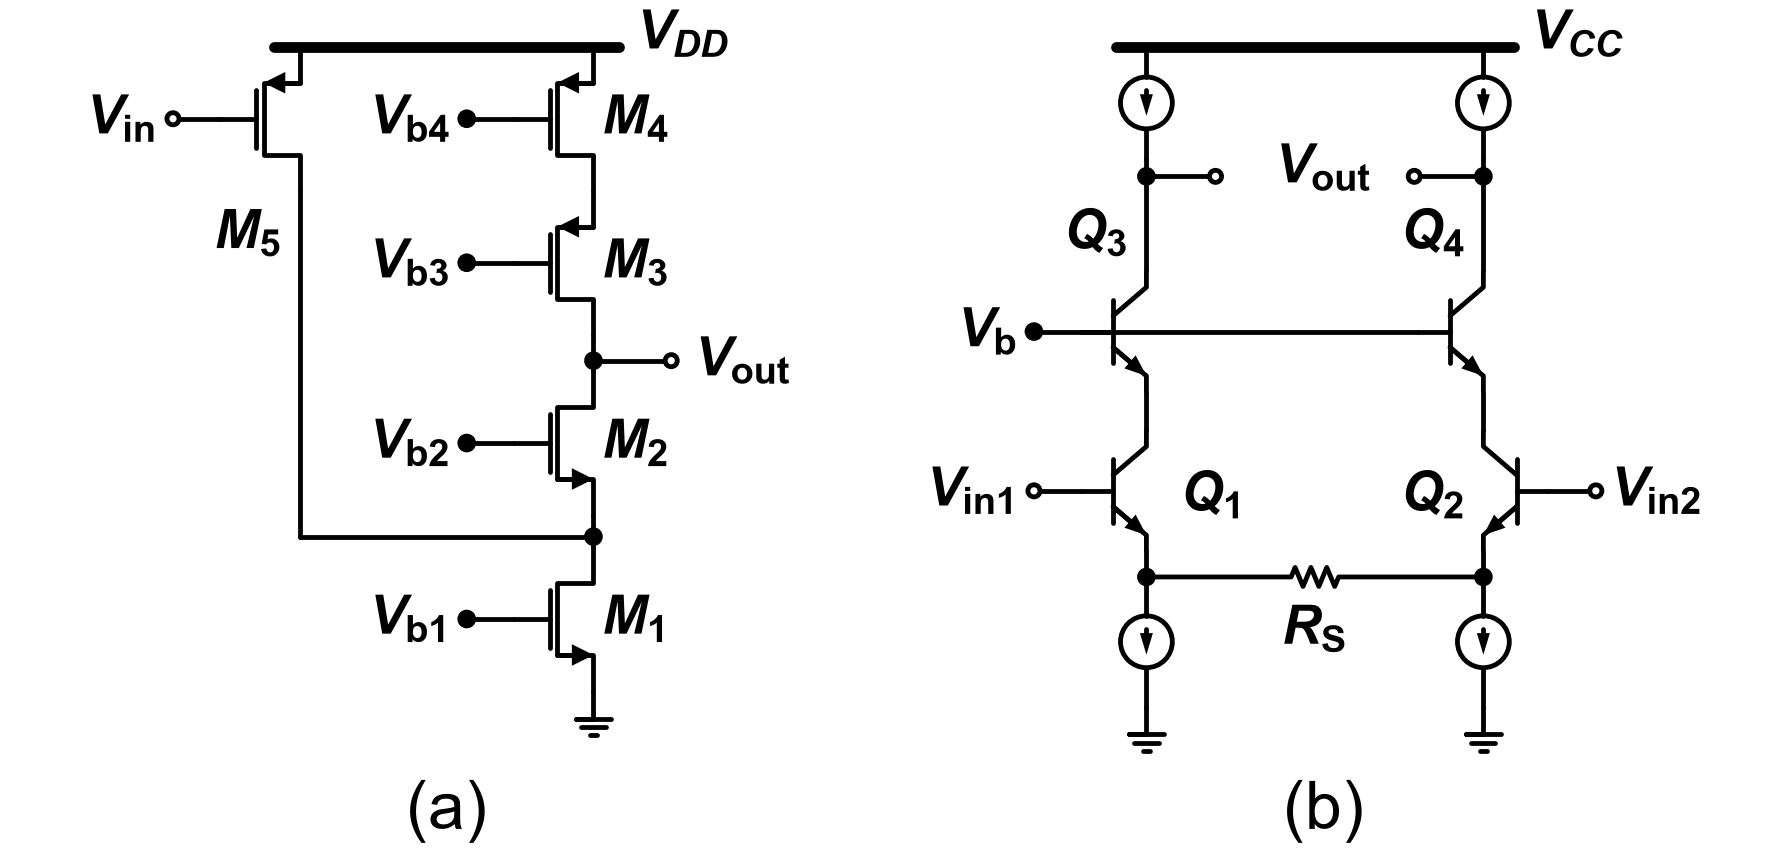

The Python source for this figure:
"""2019-1 중간 Q1 — 기준: Q1.md '회로 — Fig Q1(a)', '회로 — Fig Q1(b)'."""
import schemdraw.elements as elm
from schem_style import OPEN_R, Resistor, caption, dot, gate_terminal, new_drawing, nmos, pmos, rail

L = 0.12        # 소자 사이 짧은 배선
GAP = 0.2       # 소자 라벨과 기호 사이 간격
RAIL_Y = 8.6    # 두 패널 레일 높이
CAP_Y = -0.35   # 캡션 높이


def bjt(d, cls, at, anchor, mirror=False):
    """베이스 왼쪽(mirror면 오른쪽). npn은 컬렉터 위."""
    e = cls().right()
    if mirror:
        e = e.reverse()
    return d.add(e.anchor(anchor).at(at))


def tag(d, xy, text, halign, valign="center"):
    d.add(elm.Label().right().at(xy).label(text, halign=halign, valign=valign))


def panel_a(d, x0):
    x5, xs = x0, x0 + 3.4          # M5 줄, 오른쪽 세로줄
    rail(d, (x5 - 0.3, RAIL_Y), (xs + 0.3, RAIL_Y))
    tag(d, (xs + 0.4, RAIL_Y + 0.05), r"$V_{DD}$", "left")
    # M5: 왼쪽 위 pmos, 소스가 레일
    m5 = pmos(d, at=(x5, RAIL_Y), anchor="source")
    gate_terminal(d, m5.gate, r"$V_\mathrm{in}$", open_=True)
    tag(d, (x5 - 0.3, m5.drain.y - 0.3), r"$M_\mathrm{5}$", "right", "top")
    # 오른쪽 세로줄 위→아래: M4, M3, Vout 접속점, M2, n1 접속점, M1, 접지
    m4 = pmos(d, at=(xs, RAIL_Y), anchor="source", label=r"$M_\mathrm{4}$")
    gate_terminal(d, m4.gate, r"$V_\mathrm{b4}$")
    m3 = pmos(d, at=m4.drain, anchor="source", label=r"$M_\mathrm{3}$")
    gate_terminal(d, m3.gate, r"$V_\mathrm{b3}$")
    d.add(elm.Line().down().at(m3.drain).length(0.3)); vout = dot(d)
    d.add(elm.Line().right().at(vout.center).length(0.9))
    d.add(elm.Dot(open=True, radius=OPEN_R).label(r"$V_\mathrm{out}$", "right", ofst=GAP))
    d.add(elm.Line().down().at(vout.center).length(L))
    m2 = nmos(d, at=d.here, anchor="drain", label=r"$M_\mathrm{2}$")
    gate_terminal(d, m2.gate, r"$V_\mathrm{b2}$")
    d.add(elm.Line().down().at(m2.source).length(0.25)); n1 = dot(d)
    d.add(elm.Line().down().at(n1.center).length(L))
    m1 = nmos(d, at=d.here, anchor="drain", label=r"$M_\mathrm{1}$")
    gate_terminal(d, m1.gate, r"$V_\mathrm{b1}$")
    d.add(elm.Ground().at(m1.source).scale(0.8))
    # M5 드레인 → n1 높이 → 오른쪽 n1 접속점
    d.add(elm.Line().down().at(m5.drain).toy(n1.center.y))
    d.add(elm.Line().right().tox(xs))
    caption(d, (x0 + 1.6, CAP_Y), "(a)")


def half_b(d, x, left):
    """(b) 한쪽 세로줄 위→아래: 전류원, 출력 접속점, Q3/Q4, Q1/Q2, 이미터 접속점, 전류원, 접지."""
    top = d.add(elm.SourceI().down().at((x, RAIL_Y)).length(1.3).scale(0.6))
    d.add(elm.Line().down().at(top.end).length(0.2)); out = dot(d)
    d.add(elm.Line().down().at(out.center).length(1.1))
    qc = bjt(d, elm.BjtNpn, d.here, "collector")
    d.add(elm.Line().down().at(qc.emitter).length(0.45))
    qi = bjt(d, elm.BjtNpn, d.here, "collector", mirror=not left)
    d.add(elm.Line().down().at(qi.emitter).length(0.3)); ne = dot(d)
    bot = d.add(elm.SourceI().down().at(ne.center).length(1.5).scale(0.6))
    d.add(elm.Ground().at(bot.end).scale(0.8))
    return out, qc, qi, ne


def panel_b(d, x0):
    xl, xr = x0, x0 + 3.9
    xm = (xl + xr) / 2
    rail(d, (xl - 0.35, RAIL_Y), (xr + 0.35, RAIL_Y))
    tag(d, (xr + 0.45, RAIL_Y + 0.05), r"$V_{CC}$", "left")
    out1, q3, q1, n3 = half_b(d, xl, True)
    out2, q4, q2, n4 = half_b(d, xr, False)
    # 출력: 두 원이 가운데에서 마주 보고 그 사이에 V_out
    d.add(elm.Line().right().at(out1.center).length(0.8)); dot(d, open_=True)
    d.add(elm.Line().left().at(out2.center).length(0.8)); dot(d, open_=True)
    tag(d, (xm, out1.center.y), r"$V_\mathrm{out}$", "center")
    # V_b → Q3 베이스, 같은 높이로 Q3 막대를 지나 Q4 베이스 (베이스 공통선)
    gate_terminal(d, q3.base, r"$V_\mathrm{b}$")
    d.add(elm.Line().at(q3.base).to(q4.base))
    tag(d, (xl - 0.3, q3.collector.y + 0.05), r"$Q_\mathrm{3}$", "right", "bottom")
    tag(d, (xr - 0.3, q4.collector.y + 0.05), r"$Q_\mathrm{4}$", "right", "bottom")
    tag(d, (xl + 0.3, q1.center.y - 0.15), r"$Q_\mathrm{1}$", "left")
    tag(d, (xr - 0.3, q2.center.y - 0.15), r"$Q_\mathrm{2}$", "right")
    gate_terminal(d, q1.base, r"$V_\mathrm{in1}$", open_=True)
    gate_terminal(d, q2.base, r"$V_\mathrm{in2}$", open_=True, right=True)
    d.add(Resistor().right().at(n3.center).to(n4.center).label(r"$R_\mathrm{S}$", "bottom", ofst=GAP))
    caption(d, (xm, CAP_Y), "(b)")


def draw():
    d = new_drawing()
    panel_a(d, 1.6)
    panel_b(d, 11.4)
    return d
